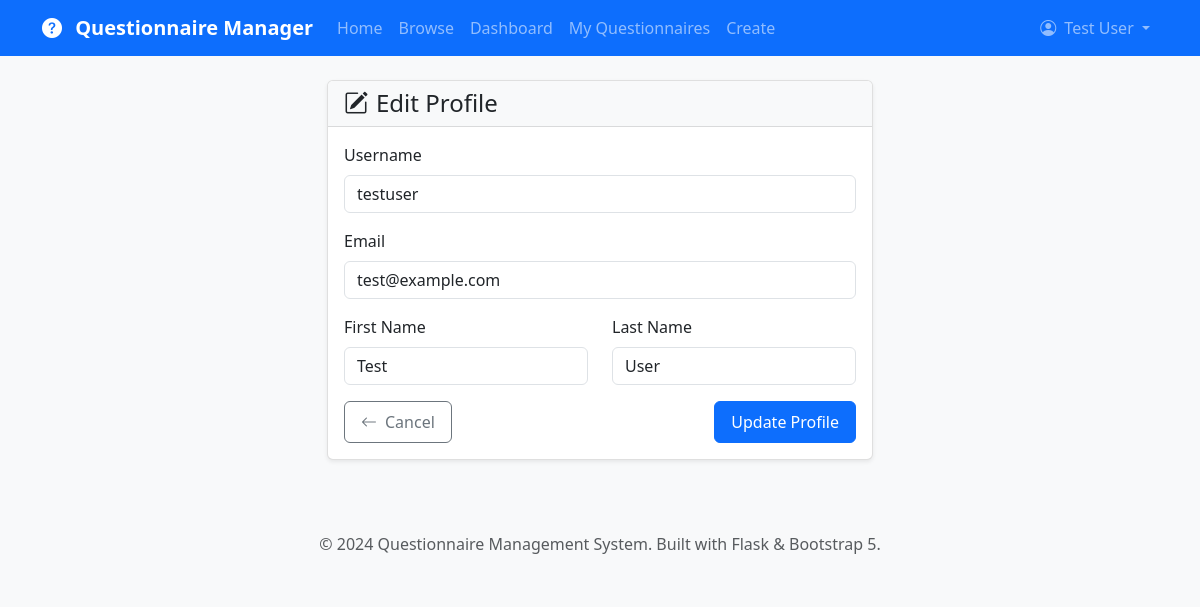
The page /auth/edit-profile (signed in) on the database its author committed.
### app/models.py (models this page shows, shortened)
class User(UserMixin, db.Model):
    __tablename__ = 'users'
    id = db.Column(db.Integer, primary_key=True)
    username = db.Column(db.String(64), index=True, unique=True, nullable=False)
    email = db.Column(db.String(120), index=True, unique=True, nullable=False)
    password_hash = db.Column(db.String(128))
    first_name = db.Column(db.String(64))
    last_name = db.Column(db.String(64))
    role = db.Column(db.String(20), default='user')  # user, admin
    is_active = db.Column(db.Boolean, default=True)
    created_at = db.Column(db.DateTime, index=True, default=datetime.utcnow)
    last_login = db.Column(db.DateTime)
    created_questionnaires = db.relationship('Questionnaire', foreign_keys='Questionnaire.creator_id',
                                           backref='creator', lazy='dynamic', cascade='all, delete-orphan')
    responses = db.relationship('Response', backref='user', lazy='dynamic', cascade='all, delete-orphan')
    def get_full_name(self):
        if self.first_name and self.last_name:
            return f"{self.first_name} {self.last_name}"
        return self.username
    def is_admin(self):
        return self.role == 'admin'

### app/auth/routes.py (the view)
@bp.route('/edit-profile', methods=['GET', 'POST'])
@login_required
def edit_profile():
    form = EditProfileForm(current_user.username, current_user.email)
    if form.validate_on_submit():
        current_user.username = form.username.data
        current_user.email = form.email.data
        current_user.first_name = form.first_name.data
        current_user.last_name = form.last_name.data
        db.session.commit()
        flash('Your profile has been updated successfully!', 'success')
        return redirect(url_for('auth.profile'))
    elif request.method == 'GET':
        form.username.data = current_user.username
        form.email.data = current_user.email
        form.first_name.data = current_user.first_name
        form.last_name.data = current_user.last_name
    return render_template('auth/edit_profile.html', title='Edit Profile', form=form)

### app/auth/forms.py (shortened to what this page needs)
class EditProfileForm(FlaskForm):
    username = StringField('Username', validators=[DataRequired(), Length(min=4, max=20)],
                          render_kw={"class": "form-control"})
    email = StringField('Email', validators=[DataRequired(), Email()],
                       render_kw={"class": "form-control"})
    first_name = StringField('First Name', validators=[DataRequired(), Length(min=2, max=30)],
                            render_kw={"class": "form-control"})
    last_name = StringField('Last Name', validators=[DataRequired(), Length(min=2, max=30)],
                           render_kw={"class": "form-control"})
    submit = SubmitField('Update Profile', render_kw={"class": "btn btn-primary"})
    def __init__(self, original_username, original_email, *args, **kwargs):
        super(EditProfileForm, self).__init__(*args, **kwargs)
        self.original_username = original_username
        self.original_email = original_email

### app/models.py (called while the page is built)
@login_manager.user_loader
def load_user(user_id):
    return User.query.get(int(user_id))

### app/templates/auth/edit_profile.html (shortened to what this page needs)
{% extends "base.html" %}
{% block content %}
<div class="row">
    <div class="col-lg-6 mx-auto">
        <div class="card">
            <div class="card-header">
                <h4 class="card-title mb-0">
                    <i class="bi bi-pencil-square me-2"></i>Edit Profile
                </h4>
            </div>
            <div class="card-body">
                <form method="POST">
                    <div class="mb-3">
                        {{ form.username.label(class="form-label") }}
                        {{ form.username() }}
                    </div>
                    <div class="mb-3">
                        {{ form.email.label(class="form-label") }}
                        {{ form.email() }}
                    </div>
                    <div class="row">
                        <div class="col-md-6 mb-3">
                            {{ form.first_name.label(class="form-label") }}
                            {{ form.first_name() }}
                        </div>
                        <div class="col-md-6 mb-3">
                            {{ form.last_name.label(class="form-label") }}
                            {{ form.last_name() }}
                        </div>
                    </div>
                    <div class="d-flex justify-content-between">
                        <a href="{{ url_for('auth.profile') }}" class="btn btn-outline-secondary">
                            <i class="bi bi-arrow-left me-2"></i>Cancel
                        </a>
                        {{ form.submit() }}
                    </div>
                </form>
            </div>
        </div>
    </div>
</div>
{% endblock %}

### app/templates/base.html (shortened to what this page needs)
<!DOCTYPE html>
<html lang="en">
<head>
    <link href="https://cdn.jsdelivr.net/npm/bootstrap@5.3.0/dist/css/bootstrap.min.css" rel="stylesheet">
    <link rel="stylesheet" href="https://cdn.jsdelivr.net/npm/bootstrap-icons@1.10.0/font/bootstrap-icons.css">
    <link href="{{ url_for('static', filename='css/custom.css') }}" rel="stylesheet">
</head>
<body>
    <nav class="navbar navbar-expand-lg navbar-dark bg-primary">
        <div class="container">
            <a class="navbar-brand" href="{{ url_for('main.index') }}">
                <i class="bi bi-question-circle-fill me-2"></i>
                Questionnaire Manager
            </a>
            <div class="collapse navbar-collapse" id="navbarNav">
                <ul class="navbar-nav me-auto">
                    <li class="nav-item">
                        <a class="nav-link" href="{{ url_for('main.index') }}">Home</a>
                    </li>
                    <li class="nav-item">
                        <a class="nav-link" href="{{ url_for('main.questionnaires') }}">Browse</a>
                    </li>
                    {% if current_user.is_authenticated %}
                        <li class="nav-item">
                            <a class="nav-link" href="{{ url_for('main.dashboard') }}">Dashboard</a>
                        </li>
                        <li class="nav-item">
                            <a class="nav-link" href="{{ url_for('main.my_questionnaires') }}">My Questionnaires</a>
                        </li>
                        <li class="nav-item">
                            <a class="nav-link" href="{{ url_for('main.create_questionnaire') }}">Create</a>
                        </li>
                    {% endif %}
                </ul>
                <ul class="navbar-nav">
                    {% if current_user.is_authenticated %}
                        <li class="nav-item dropdown">
                            <a class="nav-link dropdown-toggle" href="#" role="button" data-bs-toggle="dropdown">
                                <i class="bi bi-person-circle me-1"></i>
                                {{ current_user.get_full_name() }}
                            </a>
                        </li>
                    {% endif %}
                </ul>
            </div>
        </div>
    </nav>
    <main class="container mt-4">
        {% block content %}{% endblock %}
    </main>
    <footer class="bg-light text-center py-4 mt-5">
        <div class="container">
            <p class="text-muted mb-0">
                &copy; 2024 Questionnaire Management System.
                Built with Flask & Bootstrap 5.
            </p>
        </div>
    </footer>
</body>
</html>

### app/static/css/custom.css (style rules this page uses)
:root { --primary-color: #0d6efd; --secondary-color: #6c757d; --success-color: #198754; --danger-color: #dc3545; --warning-color: #ffc107; --info-color: #0dcaf0; }
body { font-family: 'Segoe UI', Tahoma, Geneva, Verdana, sans-serif; background-color: #f8f9fa; }
.navbar-brand { font-weight: 600; }
.card { box-shadow: 0 0.125rem 0.25rem rgba(0, 0, 0, 0.075); border: 1px solid rgba(0, 0, 0, 0.125); transition: box-shadow 0.15s ease-in-out; }
.card-header { background-color: #f8f9fa; border-bottom: 1px solid rgba(0, 0, 0, 0.125); font-weight: 600; }
.btn { border-radius: 0.375rem; font-weight: 500; padding: 0.5rem 1rem; transition: all 0.15s ease-in-out; }
.btn-primary { background-color: var(--primary-color); border-color: var(--primary-color); }

### rows shown on the page
User: get_full_name "Test User", username "testuser", email "test@example.com", first_name "Test", last_name "User"
